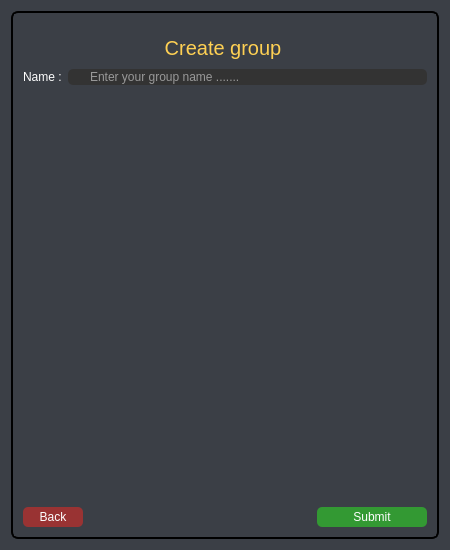
<?xml version="1.0" encoding="UTF-8"?>
<ui version="4.0">
 <class>creategroup</class>
 <widget class="QDialog" name="creategroup">
  <property name="geometry">
   <rect>
    <x>0</x>
    <y>0</y>
    <width>450</width>
    <height>550</height>
   </rect>
  </property>
  <property name="minimumSize">
   <size>
    <width>450</width>
    <height>550</height>
   </size>
  </property>
  <property name="maximumSize">
   <size>
    <width>450</width>
    <height>550</height>
   </size>
  </property>
  <property name="windowTitle">
   <string>Dialog</string>
  </property>
  <property name="styleSheet">
   <string notr="true">background-color: rgb(59, 63, 70);</string>
  </property>
  <layout class="QVBoxLayout" name="verticalLayout">
   <item>
    <widget class="QStackedWidget" name="winstack">
     <property name="styleSheet">
      <string notr="true">QStackedWidget#winstack {
Padding: 1px;
Border-radius: 7px;
Color: #fefefe;
background-color: rgb(59, 63, 70);
border-style: solid;
 border-width: 2px;
}

QStackedWidget#winstack:hover {
background-color: rgb(42, 46, 52);
border-style: solid;
 border-width: 2px;
color: rgb(241, 182, 88);
	border-color: rgb(45, 135, 135);
}</string>
     </property>
     <property name="currentIndex">
      <number>0</number>
     </property>
     <widget class="QWidget" name="page">
      <layout class="QVBoxLayout" name="verticalLayout_2">
       <item>
        <widget class="QWidget" name="widget_6" native="true">
         <property name="minimumSize">
          <size>
           <width>0</width>
           <height>40</height>
          </size>
         </property>
         <property name="maximumSize">
          <size>
           <width>400</width>
           <height>30</height>
          </size>
         </property>
         <layout class="QHBoxLayout" name="horizontalLayout_2">
          <item>
           <widget class="QLabel" name="creatchanell">
            <property name="styleSheet">
             <string notr="true">QLabel#creatchanell {
text-align: center;
color: rgb(254, 208, 83);
margin: 0 auto;
font-size: 20px;
font-family: 'Droid Sans';
}

QLabel#creatchanell:hover {
	color: rgb(0, 170, 255);
}
</string>
            </property>
            <property name="text">
             <string>Create group</string>
            </property>
            <property name="alignment">
             <set>Qt::AlignCenter</set>
            </property>
           </widget>
          </item>
         </layout>
        </widget>
       </item>
       <item>
        <layout class="QHBoxLayout" name="horizontalLayout">
         <item>
          <widget class="QLabel" name="label">
           <property name="styleSheet">
            <string notr="true">color: #fefefe;</string>
           </property>
           <property name="text">
            <string>Name :</string>
           </property>
          </widget>
         </item>
         <item>
          <widget class="QLineEdit" name="groupname">
           <property name="styleSheet">
            <string notr="true">QLineEdit#groupname {
padding-left: 20px;
padding-right: 20px;
border-radius: 5px;
background: #333;
color: #fefefe;
}

QLineEdit#groupname:hover {
	background-color: rgb(42, 46, 52);
border-style: solid;
 border-width: 1px;
	border-color: rgb(245, 179, 1);
	color: rgb(241, 182, 88);
}

QLineEdit#groupname:pressed {
border-style: solid;
border-width: 1px;
	background-color: rgb(25, 69, 105);
	color: rgb(85, 255, 255);
}</string>
           </property>
           <property name="text">
            <string/>
           </property>
           <property name="placeholderText">
            <string>Enter your group name .......</string>
           </property>
          </widget>
         </item>
        </layout>
       </item>
       <item>
        <widget class="QLabel" name="label_4">
         <property name="minimumSize">
          <size>
           <width>0</width>
           <height>180</height>
          </size>
         </property>
         <property name="text">
          <string/>
         </property>
         <property name="pixmap">
          <pixmap resource="elements.qrc">:/img/img/icons8-people-40.png</pixmap>
         </property>
         <property name="alignment">
          <set>Qt::AlignCenter</set>
         </property>
        </widget>
       </item>
       <item>
        <layout class="QHBoxLayout" name="horizontalLayout_5">
         <item>
          <widget class="QPushButton" name="backbtn_3">
           <property name="minimumSize">
            <size>
             <width>60</width>
             <height>15</height>
            </size>
           </property>
           <property name="maximumSize">
            <size>
             <width>90</width>
             <height>20</height>
            </size>
           </property>
           <property name="toolTip">
            <string>&lt;html&gt;&lt;head/&gt;&lt;body&gt;&lt;p&gt;Back to home page&lt;/p&gt;&lt;/body&gt;&lt;/html&gt;</string>
           </property>
           <property name="styleSheet">
            <string notr="true">QPushButton#backbtn_3{
color: white;
border-radius: 5px;
Background: #933;
color: #fefefe;
}

QPushButton#backbtn_3:hover {
	background-color: rgb(42, 46, 52);
border-style: solid;
 border-width: 1px;
	color: rgb(241, 182, 88);
}

QPushButton#backbtn_3:pressed {
border-style: solid;
border-width: 1px;
	background-color: rgb(25, 69, 105);
	color: rgb(85, 255, 255);
}</string>
           </property>
           <property name="text">
            <string>Back</string>
           </property>
           <property name="icon">
            <iconset resource="elements.qrc">
             <normaloff>:/img/img/icons8-back-48.png</normaloff>:/img/img/icons8-back-48.png</iconset>
           </property>
          </widget>
         </item>
         <item>
          <spacer name="horizontalSpacer_3">
           <property name="orientation">
            <enum>Qt::Horizontal</enum>
           </property>
           <property name="sizeHint" stdset="0">
            <size>
             <width>40</width>
             <height>20</height>
            </size>
           </property>
          </spacer>
         </item>
         <item>
          <widget class="QPushButton" name="submit">
           <property name="minimumSize">
            <size>
             <width>110</width>
             <height>0</height>
            </size>
           </property>
           <property name="maximumSize">
            <size>
             <width>110</width>
             <height>20</height>
            </size>
           </property>
           <property name="styleSheet">
            <string notr="true">
QPushButton#submit{
color: white;
border-radius: 5px;
Background: #393;
color: #fefefe;
}

QPushButton#submit:hover {
	background-color: rgb(42, 46, 52);
border-style: solid;
 border-width: 1px;
	color: rgb(241, 182, 88);
}

QPushButton#ssubmit:pressed {
border-style: solid;
border-width: 1px;
	background-color: rgb(25, 69, 105);
	color: rgb(85, 255, 255);
}</string>
           </property>
           <property name="text">
            <string>Submit</string>
           </property>
          </widget>
         </item>
        </layout>
       </item>
      </layout>
     </widget>
     <widget class="QWidget" name="page_2">
      <layout class="QGridLayout" name="gridLayout">
       <item row="2" column="0">
        <layout class="QHBoxLayout" name="horizontalLayout_4">
         <item>
          <widget class="QPushButton" name="backbtn_5">
           <property name="minimumSize">
            <size>
             <width>60</width>
             <height>15</height>
            </size>
           </property>
           <property name="maximumSize">
            <size>
             <width>90</width>
             <height>20</height>
            </size>
           </property>
           <property name="toolTip">
            <string>&lt;html&gt;&lt;head/&gt;&lt;body&gt;&lt;p&gt;Back to creat group page&lt;/p&gt;&lt;/body&gt;&lt;/html&gt;</string>
           </property>
           <property name="styleSheet">
            <string notr="true">QPushButton#backbtn_5{
color: white;
border-radius: 5px;
Background: #933;
color: #fefefe;
}

QPushButton#backbtn_5:hover {
	background-color: rgb(42, 46, 52);
border-style: solid;
 border-width: 1px;
	color: rgb(241, 182, 88);
}

QPushButton#backbtn_5:pressed {
border-style: solid;
border-width: 1px;
	background-color: rgb(25, 69, 105);
	color: rgb(85, 255, 255);
}</string>
           </property>
           <property name="text">
            <string>Back</string>
           </property>
           <property name="icon">
            <iconset resource="elements.qrc">
             <normaloff>:/img/img/icons8-back-48.png</normaloff>:/img/img/icons8-back-48.png</iconset>
           </property>
          </widget>
         </item>
         <item>
          <spacer name="horizontalSpacer">
           <property name="orientation">
            <enum>Qt::Horizontal</enum>
           </property>
           <property name="sizeHint" stdset="0">
            <size>
             <width>40</width>
             <height>20</height>
            </size>
           </property>
          </spacer>
         </item>
         <item>
          <widget class="QPushButton" name="addbtn">
           <property name="minimumSize">
            <size>
             <width>70</width>
             <height>15</height>
            </size>
           </property>
           <property name="maximumSize">
            <size>
             <width>90</width>
             <height>20</height>
            </size>
           </property>
           <property name="layoutDirection">
            <enum>Qt::RightToLeft</enum>
           </property>
           <property name="styleSheet">
            <string notr="true">
QPushButton#addbtn{
color: white;
border-radius: 5px;
Background: #393;
color: #fefefe;
}

QPushButton#addbtn:hover {
	background-color: rgb(42, 46, 52);
border-style: solid;
 border-width: 1px;
	color: rgb(241, 182, 88);
}

QPushButton#addbtn:pressed {
border-style: solid;
border-width: 1px;
	background-color: rgb(25, 69, 105);
	color: rgb(85, 255, 255);
}</string>
           </property>
           <property name="text">
            <string>Complete  </string>
           </property>
           <property name="icon">
            <iconset resource="elements.qrc">
             <normaloff>:/img/img/icons8-complete-64.png</normaloff>:/img/img/icons8-complete-64.png</iconset>
           </property>
           <property name="iconSize">
            <size>
             <width>25</width>
             <height>20</height>
            </size>
           </property>
          </widget>
         </item>
        </layout>
       </item>
       <item row="0" column="0">
        <widget class="QLabel" name="creatchanell_2">
         <property name="styleSheet">
          <string notr="true">QLabel#creatchanell_2{
text-align: center;
color: rgb(254, 208, 83);
margin: 0 auto;
font-size: 20px;
font-family: 'Droid Sans';
}

QLabel#creatchanell_2:hover {
	color: rgb(0, 170, 255);
}
</string>
         </property>
         <property name="text">
          <string>Create group</string>
         </property>
         <property name="alignment">
          <set>Qt::AlignCenter</set>
         </property>
        </widget>
       </item>
       <item row="1" column="0">
        <widget class="QListWidget" name="userslist"/>
       </item>
      </layout>
     </widget>
    </widget>
   </item>
  </layout>
 </widget>
 <resources>
  <include location="elements.qrc"/>
 </resources>
 <connections/>
</ui>
